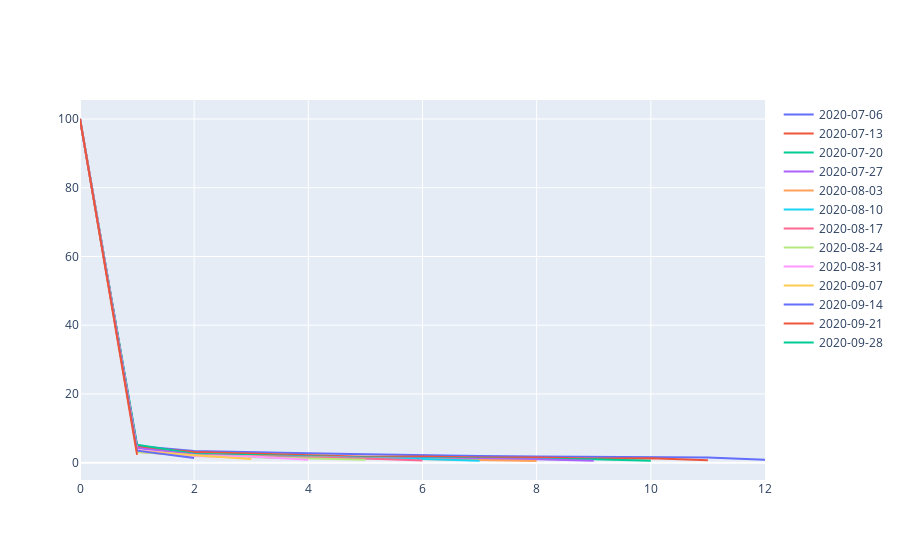

Source (notebook cell):
### Code cell
plotly_df(ret_df_norm)

### Figure 1 — Plotly figure (JSON) as saved in the notebook; plotly's stock layout.template omitted (floating-point values rounded to 4 significant figures)
{"data": [{"mode": "lines", "name": "2020-07-06", "type": "scatter", "x": [0, 1, 2, 3, 4, 5, 6, 7, 8, 9, 10, 11, 12], "y": [100, 4.822, 3.384, 2.979, 2.717, 2.441, 2.074, 1.928, 1.823, 1.76, 1.571, 1.488, 0.866]}, {"mode": "lines", "name": "2020-07-13", "type": "scatter", "x": [0, 1, 2, 3, 4, 5, 6, 7, 8, 9, 10, 11, 12], "y": [100, 4.532, 3.082, 2.57, 2.121, 1.718, 1.817, 1.491, 1.477, 1.219, 1.283, 0.6934, null]}, {"mode": "lines", "name": "2020-07-20", "type": "scatter", "x": [0, 1, 2, 3, 4, 5, 6, 7, 8, 9, 10, 11, 12], "y": [100, 5.233, 2.573, 2.14, 1.866, 1.496, 1.309, 1.2, 1.081, 1.013, 0.5977, null, null]}, {"mode": "lines", "name": "2020-07-27", "type": "scatter", "x": [0, 1, 2, 3, 4, 5, 6, 7, 8, 9, 10, 11, 12], "y": [100, 4.273, 2.365, 1.891, 1.755, 1.364, 1.242, 1.106, 1.022, 0.5659, null, null, null]}, {"mode": "lines", "name": "2020-08-03", "type": "scatter", "x": [0, 1, 2, 3, 4, 5, 6, 7, 8, 9, 10, 11, 12], "y": [100, 3.547, 2.144, 1.882, 1.551, 1.367, 1.1, 0.9202, 0.4923, null, null, null, null]}, {"mode": "lines", "name": "2020-08-10", "type": "scatter", "x": [0, 1, 2, 3, 4, 5, 6, 7, 8, 9, 10, 11, 12], "y": [100, 3.317, 2.066, 1.648, 1.495, 1.194, 1.107, 0.5841, null, null, null, null, null]}, {"mode": "lines", "name": "2020-08-17", "type": "scatter", "x": [0, 1, 2, 3, 4, 5, 6, 7, 8, 9, 10, 11, 12], "y": [100, 3.193, 1.929, 1.687, 1.407, 1.238, 0.6385, null, null, null, null, null, null]}, {"mode": "lines", "name": "2020-08-24", "type": "scatter", "x": [0, 1, 2, 3, 4, 5, 6, 7, 8, 9, 10, 11, 12], "y": [100, 3.088, 1.993, 1.552, 1.31, 0.8367, null, null, null, null, null, null, null]}, {"mode": "lines", "name": "2020-08-31", "type": "scatter", "x": [0, 1, 2, 3, 4, 5, 6, 7, 8, 9, 10, 11, 12], "y": [100, 3.728, 1.916, 1.792, 0.8485, null, null, null, null, null, null, null, null]}, {"mode": "lines", "name": "2020-09-07", "type": "scatter", "x": [0, 1, 2, 3, 4, 5, 6, 7, 8, 9, 10, 11, 12], "y": [100, 3.435, 2.15, 1.105, null, null, null, null, null, null, null, null, null]}, {"mode": "lines", "name": "2020-09-14", "type": "scatter", "x": [0, 1, 2, 3, 4, 5, 6, 7, 8, 9, 10, 11, 12], "y": [100, 3.483, 1.36, null, null, null, null, null, null, null, null, null, null]}, {"mode": "lines", "name": "2020-09-21", "type": "scatter", "x": [0, 1, 2, 3, 4, 5, 6, 7, 8, 9, 10, 11, 12], "y": [100, 2.312, null, null, null, null, null, null, null, null, null, null, null]}, {"mode": "lines", "name": "2020-09-28", "type": "scatter", "x": [0, 1, 2, 3, 4, 5, 6, 7, 8, 9, 10, 11, 12], "y": [100, null, null, null, null, null, null, null, null, null, null, null, null]}], "layout": {"title": {"text": ""}, "xaxis": {"type": "linear", "range": [0, 12], "autorange": true}, "yaxis": {"type": "linear", "range": [-5.036, 105.5], "autorange": true}, "autosize": true}}
